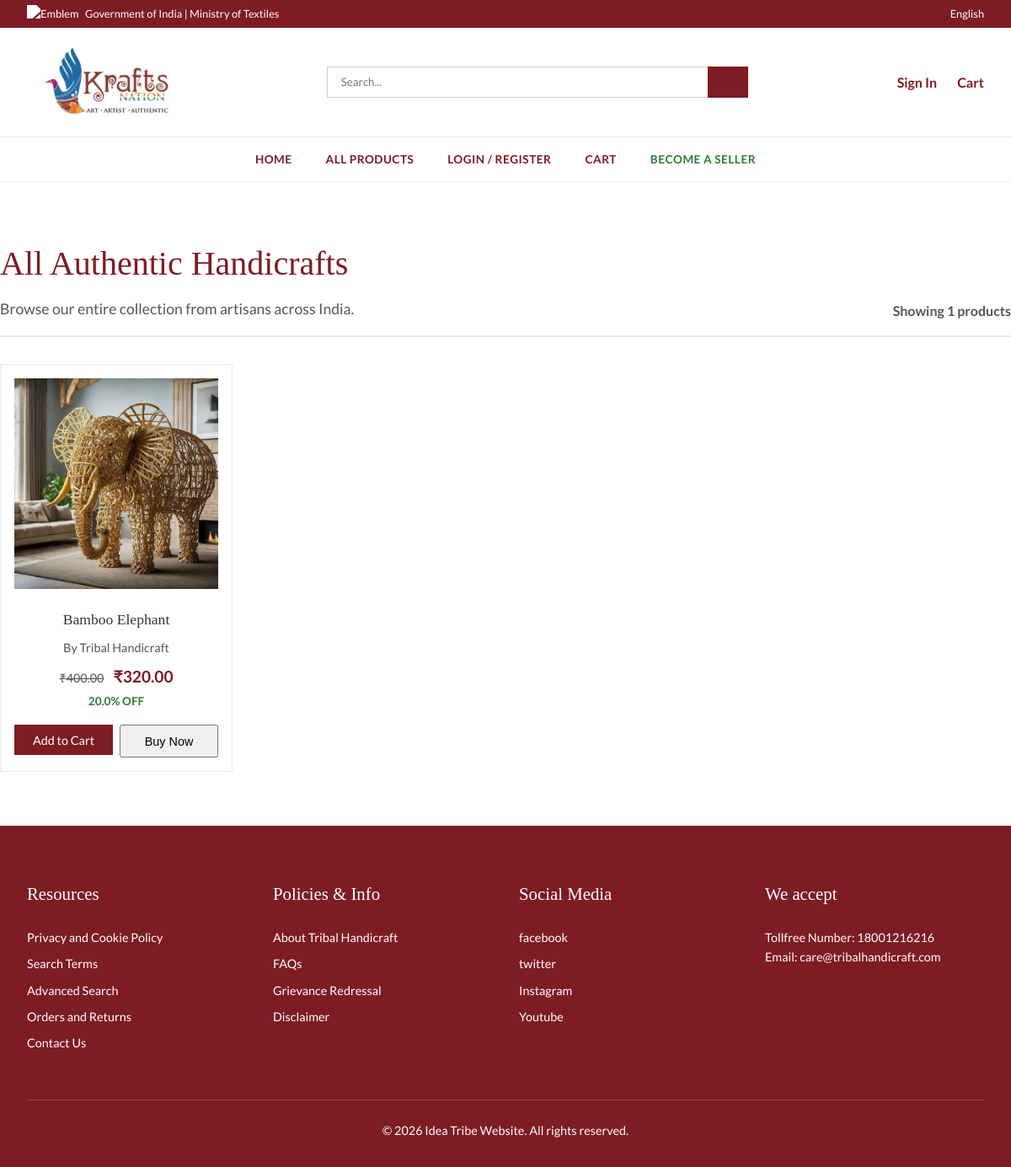
Page /products on the committed database.
### models/product.py (models this page shows)
class Product(db.Model):
    __tablename__ = 'products'
    id = db.Column(db.Integer, primary_key=True)
    name = db.Column(db.String(255), nullable=False)
    description = db.Column(db.Text, nullable=True)
    price = db.Column(db.Float, nullable=False)
    discount = db.Column(db.Float, default=0.0)
    seller_id = db.Column(db.Integer, db.ForeignKey('users.id'), nullable=False)
    seller = db.relationship('User', foreign_keys=[seller_id])
    image_1 = db.Column(db.String(255), nullable=True)
    image_2 = db.Column(db.String(255), nullable=True)
    image_3 = db.Column(db.String(255), nullable=True)
    image_4 = db.Column(db.String(255), nullable=True)
    image_5 = db.Column(db.String(255), nullable=True)
    created_at = db.Column(db.DateTime, default=datetime.utcnow)

### models/user.py (models this page shows)
class User(db.Model):
    __tablename__ = 'users'
    id = db.Column(db.Integer, primary_key=True)
    name = db.Column(db.String(100), nullable=False)
    email = db.Column(db.String(120), unique=True, nullable=False)
    password_hash = db.Column(db.String(255), nullable=False)
    role = db.Column(db.String(20), nullable=False, default='BUYER') # BUYER, SELLER, ADMIN, SUPER_ADMIN, DELIVERY
    status = db.Column(db.String(20), nullable=False, default='Active')
    profile_image = db.Column(db.String(255), nullable=True)
    updated_at = db.Column(db.DateTime, default=datetime.utcnow, onupdate=datetime.utcnow)
    first_name = db.Column(db.String(100), nullable=True)
    last_name = db.Column(db.String(100), nullable=True)
    age = db.Column(db.Integer, nullable=True)
    gender = db.Column(db.String(20), nullable=True)
    phone = db.Column(db.String(20), nullable=True)
    address_line_1 = db.Column(db.String(255), nullable=True)
    address_line_2 = db.Column(db.String(255), nullable=True)
    city = db.Column(db.String(100), nullable=True)
    state = db.Column(db.String(100), nullable=True)
    pincode = db.Column(db.String(20), nullable=True)
    created_at = db.Column(db.DateTime, default=datetime.utcnow)
    store_description = db.Column(db.Text, nullable=True)
    store_logo = db.Column(db.String(255), nullable=True)
    rating = db.Column(db.Float, default=0.0)

### routes/storefront.py (the view)
@bp.route('/products')
def all_products():
    products = Product.query.order_by(Product.created_at.desc()).all()
    return render_template('products.html', products=products)

### templates/products.html (shortened to what this page needs)
{% extends "base.html" %}
{% block content %}
<div class="container" style="padding: 4rem 0;">
    <div style="display: flex; justify-content: space-between; align-items: flex-end; margin-bottom: 2rem; border-bottom: 2px solid var(--border-color); padding-bottom: 1rem;">
        <div>
            <h1 style="font-family: var(--font-display); color: var(--color-primary); font-size: 2.5rem; margin: 0;">All Authentic Handicrafts</h1>
            <p style="color: var(--color-text-muted); margin-top: 0.5rem; font-size: 1.1rem;">Browse our entire collection from artisans across India.</p>
        </div>
        <div style="color: var(--color-text-muted); font-weight: bold;">
            Showing {{ products|length }} products
        </div>
    </div>
    {% if products %}
    <div style="display: grid; grid-template-columns: repeat(auto-fill, minmax(250px, 1fr)); gap: 2rem; margin-top: 2rem;">
        {% for product in products %}
        <div style="background: white; border: 1px solid var(--border-color); padding: 1rem; text-align: center; transition: transform 0.3s;">
            <a href="{{ url_for('storefront.product_detail', product_id=product.id) }}" style="text-decoration: none;">
                {% if product.image_1 %}
                    <img src="{{ url_for('static', filename='images/' + product.image_1) }}" style="width: 100%; height: 250px; object-fit: cover; margin-bottom: 1rem;">
                {% else %}
                    <div style="width: 100%; height: 250px; background: #eee; margin-bottom: 1rem; display: flex; align-items: center; justify-content: center; color: #999;"><i class="ph ph-image" style="font-size: 3rem;"></i></div>
                {% endif %}
                <h3 style="margin: 0 0 0.5rem 0; font-size: 1.1rem; color: var(--color-text);">{{ product.name }}</h3>
                <p style="margin: 0 0 0.5rem 0; font-size: 0.9rem; color: var(--color-text-muted);">By {{ product.seller.name }}</p>
                {% if product.discount > 0 %}
                    <p style="margin: 0 0 1rem 0;">
                        <span style="color: var(--color-text-muted); text-decoration: line-through; margin-right: 0.5rem; font-size: 0.9rem;">₹{{ "%.2f"|format(product.price) }}</span>
                        <span style="color: var(--color-primary); font-weight: bold; font-size: 1.2rem;">₹{{ "%.2f"|format(product.price * (1 - product.discount/100)) }}</span>
                        <span style="display: block; margin-top: 0.2rem; color: var(--color-warning); font-size: 0.85rem; font-weight: bold;">{{ product.discount }}% OFF</span>
                    </p>
                {% else %}
                    <p style="margin: 0 0 1rem 0; color: var(--color-primary); font-weight: bold; font-size: 1.2rem;">₹{{ "%.2f"|format(product.price) }}</p>
                {% endif %}
            </a>
            <div style="display: flex; gap: 0.5rem;">
                <form action="{{ url_for('cart.add_to_cart', product_id=product.id) }}" method="POST" style="flex: 1;">
                    <button type="submit" class="btn-solid-primary" style="width: 100%; padding: 0.6rem; font-size: 0.9rem;">Add to Cart</button>
                </form>
                <form action="{{ url_for('cart.add_to_cart', product_id=product.id) }}" method="POST" style="flex: 1;">
                    <button type="submit" class="btn-outline-primary" style="width: 100%; padding: 0.6rem; font-size: 0.9rem;">Buy Now</button>
                </form>
            </div>
        </div>
        {% endfor %}
    </div>
    {% endif %}
</div>
{% endblock %}

### static/css/style.css (style rules this page uses)
:root { --color-primary: #7d1c23; --color-primary-dark: #62141a; --color-cream: #fdfaf4; --color-white: #ffffff; --color-text: #333333; --color-text-muted: #555555; --color-warning: #2e7d32; --font-body: "Lato", sans-serif; --font-display: "Playfair Display", Georgia, serif; --border-color: #eaeaea; --transition: all 0.2s ease-in-out; }
* { margin: 0; padding: 0; box-sizing: border-box; }
body { font-family: var(--font-body); color: var(--color-text); background-color: var(--color-white); line-height: 1.6; }
h1, h2, h3, h4, h5, h6 { font-family: var(--font-display); font-weight: 500; }
a { text-decoration: none; color: inherit; transition: var(--transition); }
.container { max-width: 1350px; margin: 0 auto; padding: 0 2rem; }
.btn-solid-primary { background-color: var(--color-primary); color: white; padding: 0.75rem 2rem; border: none; font-family: var(--font-body); font-weight: 500; cursor: pointer; }

### rows in the picture
Product: image_1 (picture), name "Bamboo Elephant", seller.name "Tribal Handicraft", price "400.00", product.price*(1-product.discount/100) "320.00", discount "20.0"

### other values in the picture
{{ products|length }} "1"
